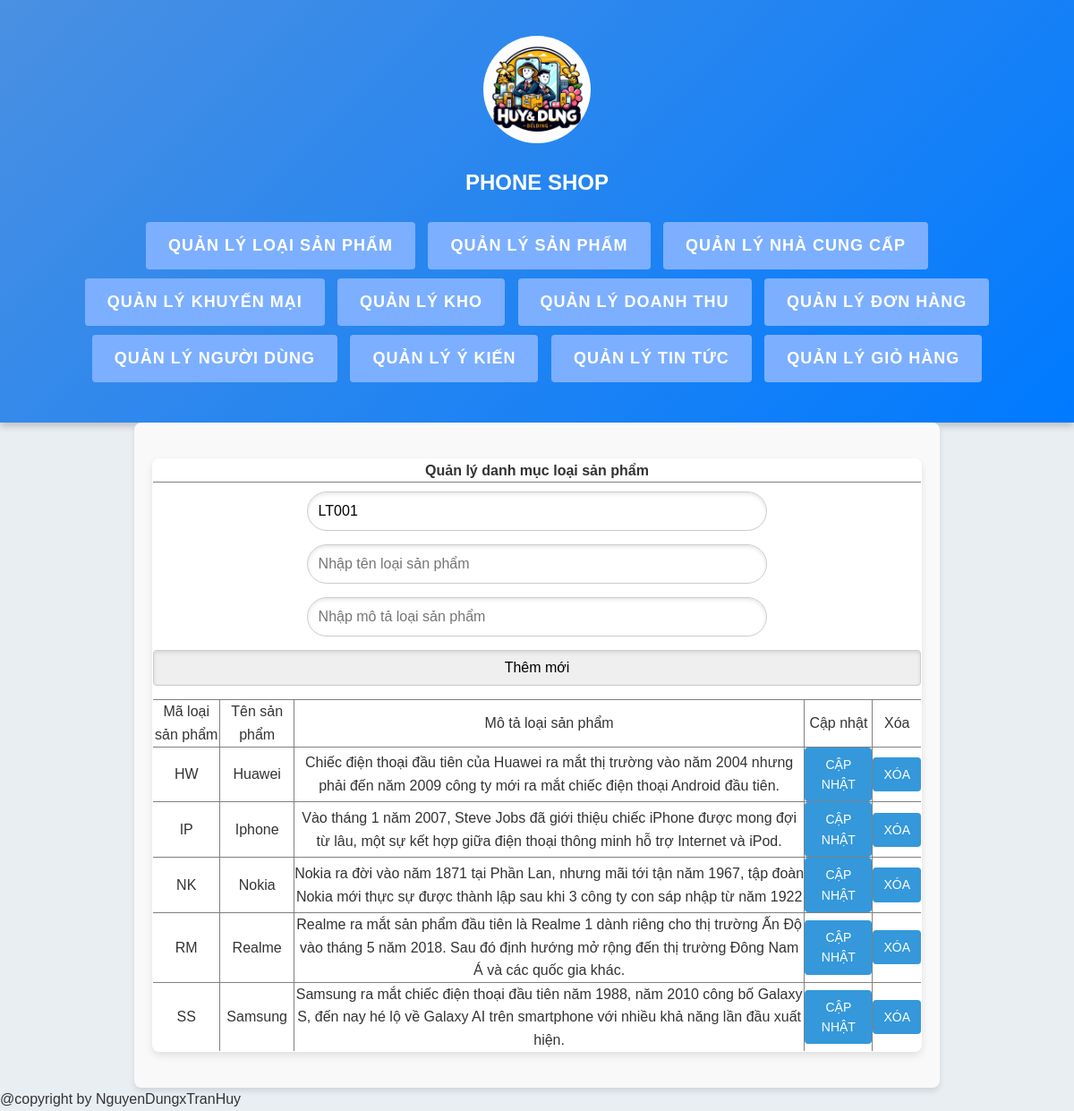
/Manager.php?action=AdProductType, run on the app's committed database.
### tables this page shows
CREATE TABLE `ad_producttype` (
  `ma_loaisp` varchar(20) NOT NULL,
  `ten_loaisp` varchar(50) NOT NULL,
  `mota_loaisp` varchar(200) NOT NULL
);

### back_end/AdProductType/db_AdProductType.php (called while the page is built, shortened)
<?php
function getProductType(){
    $db = connect();
    $sql = "SELECT * FROM ad_producttype";
    $stm = $db->prepare($sql);
    $stm->execute();
    $productType = $stm->fetchAll();
    return $productType;
}
function generateProductTypeID(){
    $db = connect();
    $sql = "SELECT MAX(ma_loaisp) as max_id FROM ad_producttype";
    $stmt = $db->prepare($sql);
    $stmt->execute();
    $row = $stmt->fetch(PDO::FETCH_ASSOC);
    $max_id = $row['max_id'];
    if($max_id){
         $num = intval(substr($max_id, 2));
         $new_num = $num + 1;
         $new_id = "LT" . str_pad($new_num, 3, "0", STR_PAD_LEFT);
    } else {
         $new_id = "LT001";
    }
    return $new_id;
}
?>

### back_end/AdProductType/AdProductTypeView.php (the view, shortened to what this page needs)
<?php
require_once "db_AdProductType.php";
$productType = getProductType();
?>
<form method="post">
    <table border="1">
        <tr>
            <th colspan="5">Quản lý danh mục loại sản phẩm</th>
        </tr>
        <tr>
            <td align="center" colspan="5">
                <input type="text" name="txt_maloaisp" placeholder="Mã loại sản phẩm" readonly
                       value="<?php echo generateProductTypeID(); ?>" />
                <input type="text" name="txt_tenloaisp" placeholder="Nhập tên loại sản phẩm" required />
                <input type="text" name="txt_motaloaisp" placeholder="Nhập mô tả loại sản phẩm" required />
                <input type="submit" name="btn_submit" value="Thêm mới" />
            </td>
        </tr>
        <tr>
            <td>Mã loại sản phẩm</td>
            <td>Tên sản phẩm</td>
            <td>Mô tả loại sản phẩm</td>
            <td>Cập nhật</td>
            <td>Xóa</td>
        </tr>
        <?php foreach($productType as $v): ?>
        <tr>
            <td><?php echo $v["ma_loaisp"]; ?></td>
            <td><?php echo $v["ten_loaisp"]; ?></td>
            <td><?php echo $v["mota_loaisp"]; ?></td>
            <td>
                <a href="Manager.php?action=UpdateAdProductType&id=<?php echo $v["ma_loaisp"]; ?>">
                    Cập nhật
                </a>
            </td>
            <td>
                <a href="Manager.php?action=DeleteAdProductType&id=<?php echo $v["ma_loaisp"]; ?>"
                   onclick="return confirm('Bạn có muốn xóa không?');">
                    Xóa
                </a>
            </td>
        </tr>
        <?php endforeach; ?>
    </table>
</form>

### public/images/style1.css (style rules this page uses)
* { margin: 0; padding: 0; box-sizing: border-box; font-family: Arial, sans-serif; }
body { background-color: #e9eef3; color: #333; line-height: 1.6; }
table { width: 100%; max-width: 1200px; margin: 20px auto; border-collapse: collapse; background: #ffffff; box-shadow: 0 4px 8px rgba(0, 0, 0, 0.1); border-radius: 8px; overflow: hidden; }
button, a { padding: 8px 12px; color: #fff; border: none; border-radius: 4px; text-transform: uppercase; text-decoration: none; font-size: 14px; cursor: pointer; transition: all 0.3s ease; }
a { background: #3498db; display: inline-block; }
form { text-align: center; margin: 20px 0; }
form input[type="text"] { padding: 12px; width: 60%; border: 1px solid #ccc; border-radius: 25px; transition: box-shadow 0.3s ease; }
form input { display: block; width: 100%; padding: 12px; margin: 10px 0; border: 1px solid #ccc; border-radius: 5px; font-size: 16px; box-sizing: border-box; }
form { width: 100%; max-width: 900px; margin: 0 auto; padding: 20px; background: #f9f9f9; border-radius: 8px; box-shadow: 0 4px 6px rgba(0, 0, 0, 0.1); }
form input, form select, form textarea { width: 100%; padding: 10px 15px; margin-bottom: 15px; border: 1px solid #ccc; border-radius: 4px; font-size: 16px; box-shadow: inset 0 2px 4px rgba(0, 0, 0, 0.1); }

### data on the page
ad_producttype: ma_loaisp "HW", ten_loaisp "Huawei", mota_loaisp "Chiếc điện thoại đầu tiên của Huawei ra mắt thị trường vào năm 2004 nhưng phải đến năm 2009 công ty mới ra mắt chiếc điện thoại Android đầu tiên."
ad_producttype: ma_loaisp "IP", ten_loaisp "Iphone", mota_loaisp "Vào tháng 1 năm 2007, Steve Jobs đã giới thiệu chiếc iPhone được mong đợi từ lâu, một sự kết hợp giữa điện thoại thông minh hỗ trợ Internet và iPod."
ad_producttype: ma_loaisp "NK", ten_loaisp "Nokia", mota_loaisp "Nokia ra đời vào năm 1871 tại Phần Lan, nhưng mãi tới tận năm 1967, tập đoàn Nokia mới thực sự được thành lập sau khi 3 công ty con sáp nhập từ năm 1922"
ad_producttype: ma_loaisp "RM", ten_loaisp "Realme", mota_loaisp "Realme ra mắt sản phẩm đầu tiên là Realme 1 dành riêng cho thị trường Ấn Độ vào tháng 5 năm 2018. Sau đó định hướng mở rộng đến thị trường Đông Nam Á và các quốc gia khác."
ad_producttype: ma_loaisp "SS", ten_loaisp "Samsung", mota_loaisp "Samsung ra mắt chiếc điện thoại đầu tiên năm 1988, năm 2010 công bố Galaxy S, đến nay hé lộ về Galaxy AI trên smartphone với nhiều khả năng lần đầu xuất hiện."
